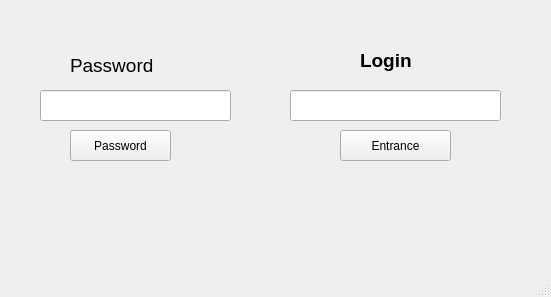
<?xml version="1.0" encoding="UTF-8"?>
<ui version="4.0">
 <class>Login</class>
 <widget class="QMainWindow" name="Login">
  <property name="geometry">
   <rect>
    <x>0</x>
    <y>0</y>
    <width>551</width>
    <height>297</height>
   </rect>
  </property>
  <property name="windowTitle">
   <string>MainWindow</string>
  </property>
  <widget class="QWidget" name="centralwidget">
   <widget class="QPushButton" name="btnLogin">
    <property name="geometry">
     <rect>
      <x>340</x>
      <y>130</y>
      <width>111</width>
      <height>31</height>
     </rect>
    </property>
    <property name="styleSheet">
     <string notr="true">font: 700 12pt &quot;Segoe UI&quot;;</string>
    </property>
    <property name="text">
     <string>Entrance</string>
    </property>
   </widget>
   <widget class="QPushButton" name="btnPassword">
    <property name="geometry">
     <rect>
      <x>70</x>
      <y>130</y>
      <width>101</width>
      <height>31</height>
     </rect>
    </property>
    <property name="styleSheet">
     <string notr="true">font: 700 12pt &quot;Segoe UI&quot;;</string>
    </property>
    <property name="text">
     <string>Password</string>
    </property>
   </widget>
   <widget class="QLineEdit" name="LineLogin">
    <property name="geometry">
     <rect>
      <x>290</x>
      <y>90</y>
      <width>211</width>
      <height>31</height>
     </rect>
    </property>
   </widget>
   <widget class="QLineEdit" name="LinePassword">
    <property name="geometry">
     <rect>
      <x>40</x>
      <y>90</y>
      <width>191</width>
      <height>31</height>
     </rect>
    </property>
   </widget>
   <widget class="QLabel" name="label">
    <property name="geometry">
     <rect>
      <x>70</x>
      <y>50</y>
      <width>101</width>
      <height>31</height>
     </rect>
    </property>
    <property name="styleSheet">
     <string notr="true">font: 700 12pt &quot;Segoe UI&quot;;</string>
    </property>
    <property name="text">
     <string>&lt;html&gt;&lt;head/&gt;&lt;body&gt;&lt;p align=&quot;justify&quot;&gt;&lt;span style=&quot; font-size:14pt;&quot;&gt;Password&lt;/span&gt;&lt;/p&gt;&lt;/body&gt;&lt;/html&gt;</string>
    </property>
   </widget>
   <widget class="QLabel" name="label_2">
    <property name="geometry">
     <rect>
      <x>360</x>
      <y>40</y>
      <width>101</width>
      <height>41</height>
     </rect>
    </property>
    <property name="text">
     <string>&lt;html&gt;&lt;head/&gt;&lt;body&gt;&lt;p&gt;&lt;span style=&quot; font-size:14pt; font-weight:700;&quot;&gt;Login&lt;/span&gt;&lt;/p&gt;&lt;/body&gt;&lt;/html&gt;</string>
    </property>
   </widget>
  </widget>
  <widget class="QMenuBar" name="menubar">
   <property name="geometry">
    <rect>
     <x>0</x>
     <y>0</y>
     <width>551</width>
     <height>32</height>
    </rect>
   </property>
  </widget>
  <widget class="QStatusBar" name="statusbar"/>
 </widget>
 <resources/>
 <connections/>
</ui>
